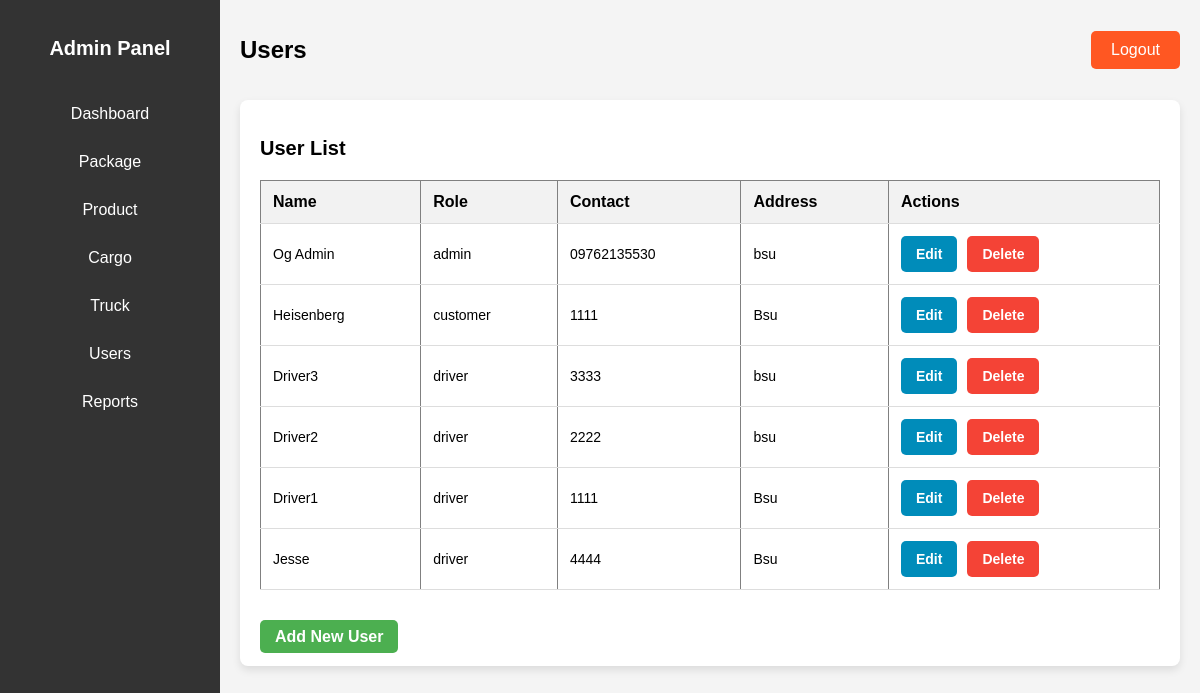
The page /users.php on the database its author committed.
### tables this page shows
CREATE TABLE `users` (
  `user_id` int(11) NOT NULL,
  `name` varchar(100) NOT NULL,
  `username` varchar(100) NOT NULL,
  `password` varchar(255) NOT NULL,
  `role` enum('admin','driver','customer') NOT NULL,
  `contact_number` varchar(15) DEFAULT NULL,
  `address` text DEFAULT NULL
);

### users.php (the view, shortened to what this page needs)
<?php
include 'config.php';
$sql = "SELECT * FROM users";
$result = mysqli_query($conn, $sql);
?>
<!DOCTYPE html>
<html lang="en">
<head>
</head>
<body>
    <div class="dashboard-container">
        <div class="sidebar">
            <h2>Admin Panel</h2>
            <ul class="sidebar-links">
                <li><a href="admin_dashboard.php" class="sidebar-btn">Dashboard</a></li>
                <li><a href="package.php" class="sidebar-btn">Package</a></li>
                <li><a href="product.php" class="sidebar-btn">Product</a></li>
                <li><a href="cargo.php" class="sidebar-btn">Cargo</a></li>
                <li><a href="truck.php" class="sidebar-btn">Truck</a></li>
                <li><a href="users.php" class="sidebar-btn">Users</a></li>
                <li><a href="reports.php" class="sidebar-btn">Reports</a></li>
            </ul>
        </div>
        <div class="main-content">
            <header>
                <h1>Users</h1>
                <a href="index.php" class="logout-btn">Logout</a>
            </header>
            <div class="dashboard-main-container">
                <h2>User List</h2>
                <div class="table-container">
                    <table border="1">
                        <tr>
                            <th>Name</th>
                            <th>Role</th>
                            <th>Contact</th>
                            <th>Address</th>
                            <th>Actions</th>
                        </tr>
                        <?php while ($row = mysqli_fetch_assoc($result)): ?>
                            <tr>
                                <td><?php echo $row['name']; ?></td>
                                <td><?php echo $row['role']; ?></td>
                                <td><?php echo $row['contact_number']; ?></td>
                                <td><?php echo $row['address']; ?></td>
                                <td>
                                    <div class="action-buttons">
                                        <a href="edit_user.php?id=<?php echo $row['user_id']; ?>" class="btn edit-btn">Edit</a>
                                        <a href="delete_user.php?id=<?php echo $row['user_id']; ?>" class="btn delete-btn">Delete</a>
                                    </div>
                                </td>
                            </tr>
                        <?php endwhile; ?>
                    </table>
                </div>
                <br>
                <a href="add_user.php" class="btn add-user-btn">Add New User</a>
            </div>
        </div>
    </div>
</body>
</html>

### users.php (style rules this page uses)
body { font-family: 'Arial', sans-serif; background-color: #f4f4f4; margin: 0; padding: 0; }
.dashboard-container { display: flex; height: 100vh; }
.sidebar { width: 220px; background-color: #333; color: white; padding-top: 20px; }
.sidebar h2 { text-align: center; margin-bottom: 30px; }
.sidebar-links { list-style: none; padding: 0; margin: 0; }
.sidebar-links li { padding: 15px; text-align: center; }
.sidebar-links li a { color: white; text-decoration: none; display: block; font-size: 16px; }
.main-content { flex-grow: 1; padding: 20px; }
header { display: flex; justify-content: space-between; align-items: center; margin-bottom: 20px; }
header h1 { font-size: 24px; }
.logout-btn { padding: 10px 20px; background-color: #ff5722; color: white; text-decoration: none; border-radius: 5px; }
.dashboard-main-container { background-color: white; padding: 20px; border-radius: 8px; box-shadow: 0 4px 8px rgba(0, 0, 0, 0.1); }
h2 { font-size: 20px; margin-bottom: 20px; }
.table-container { overflow-x: auto; }
table { width: 100%; border-collapse: collapse; margin-bottom: 20px; }
th, td { padding: 12px; text-align: left; border-bottom: 1px solid #ddd; }
th { background-color: #f2f2f2; }
td { font-size: 14px; }
.action-buttons { display: flex; gap: 10px; }
.btn { padding: 8px 15px; border-radius: 5px; text-decoration: none; font-weight: bold; text-align: center; cursor: pointer; transition: background-color 0.3s; }
.add-user-btn { background-color: #4CAF50; color: white; }
.edit-btn { background-color: #008CBA; color: white; }
.delete-btn { background-color: #f44336; color: white; }
.action-buttons a { display: inline-block; padding: 10px 15px; border-radius: 5px; text-decoration: none; }

### rows shown on the page
users: name "Og Admin", role "admin", contact_number "09762135530", address "bsu"
users: name "Heisenberg", role "customer", contact_number "1111", address "Bsu"
users: name "Driver3", role "driver", contact_number "3333", address "bsu"
users: name "Driver2", role "driver", contact_number "2222", address "bsu"
users: name "Driver1", role "driver", contact_number "1111", address "Bsu"
users: name "Jesse", role "driver", contact_number "4444", address "Bsu"
